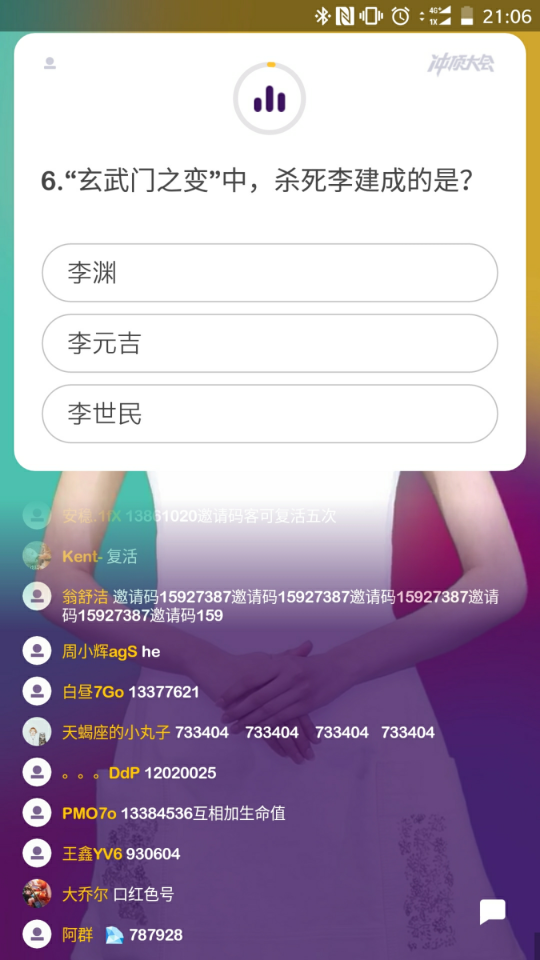
#> input picture image/answer.png, 1080 x 1920 px (shown at 1/2 size)
$ python main.py
#> lines starting #> are read from the running program, lines starting #| are printed output that depends on the picture
### analyze.py
# -*- coding: UTF-8 -*-
import os
from PIL import Image
import pytesseract

# 720*1280分辨率坐标
left_top_x = 80
left_top_y = 300
right_bottom_x = 1000
right_bottom_y = 1000

negate_word = ['没有', '不是', '不会']

auxiliary_word = ['下列', '以下']


def image_to_str():
    # 1. 截图
    os.system('adb shell screencap -p /sdcard/answer.png')
    os.system('adb pull /sdcard/answer.png image/answer.png')

    # 2. 截取题目并文字识别
    image = Image.open('image/answer.png')
#> image is the input picture: PIL image 1080x1920 RGBA; mean R, G, B, A 176.4, 162.7, 182.3, 255
    crop_img = image.crop(
        (left_top_x, left_top_y, right_bottom_x, right_bottom_y))
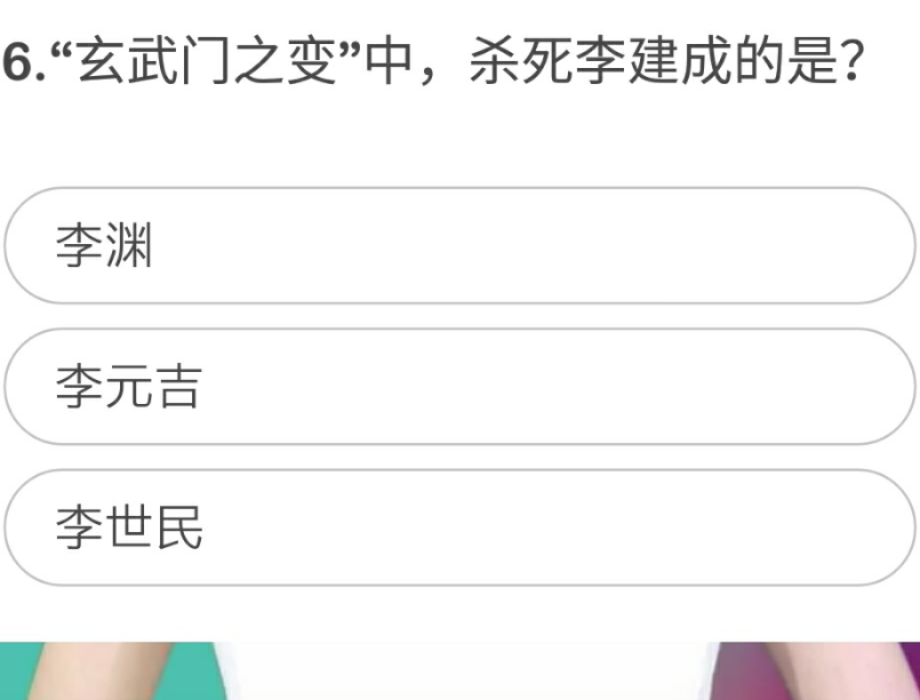
#> crop_img: PIL image 920x700 RGBA; mean R, G, B, A 245.6, 245.6, 245.4, 255
    crop_img.save('image/crop.png')
#> (the run stopped early here; a loop or call above may not have finished)

$ run again, with image/backup.png copied over image/answer.png
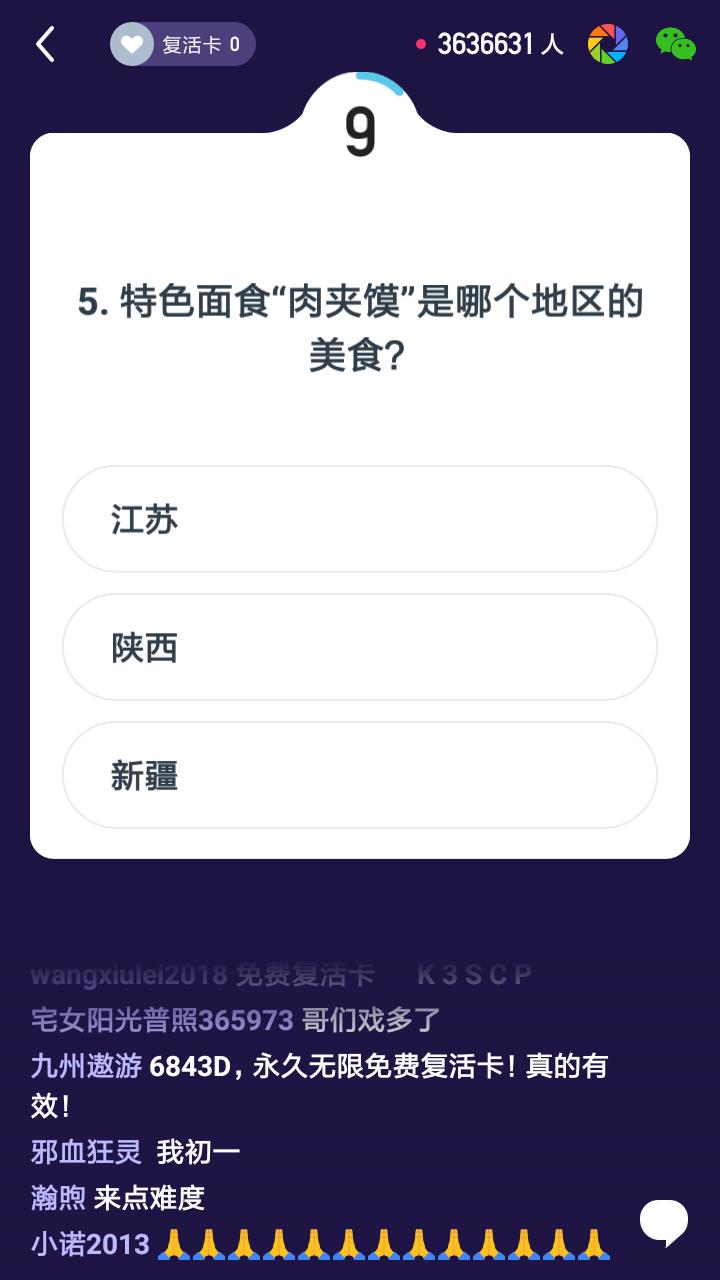
#> input picture image/backup.png, 720 x 1280 px
#> in image_to_str, image is the input picture: PIL image 720x1280 RGBA; mean R, G, B, A 150.7, 146.5, 167.5, 255
#> in image_to_str, `crop_img = image.crop( (left_top_x, left_top_y, right_bottom_x, right_..`:
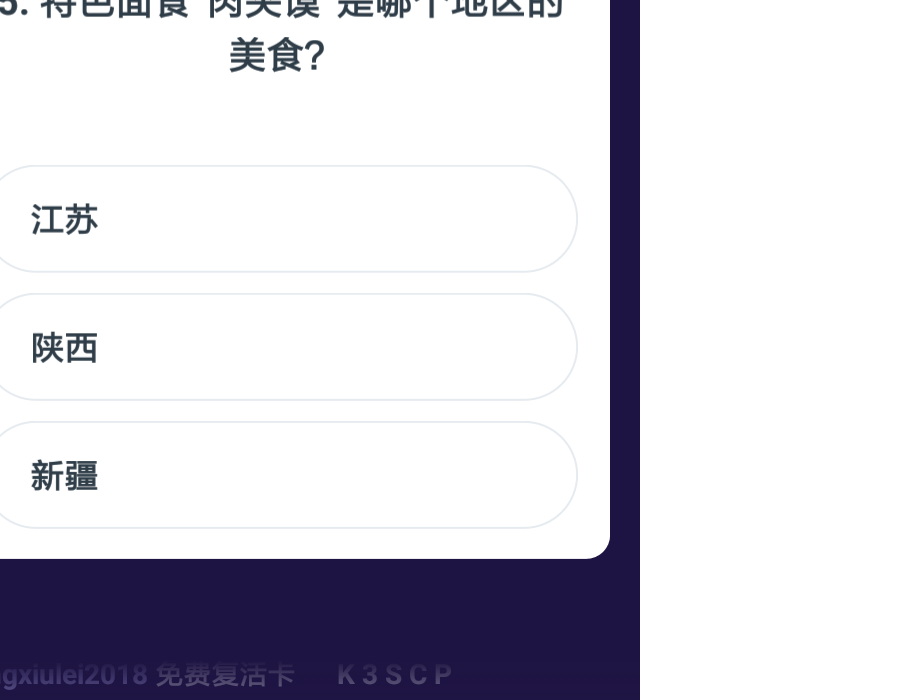
#> crop_img: PIL image 920x700 RGBA; mean R, G, B, A 137.2, 135.8, 143.8, 177.4; transparent parts drawn white
